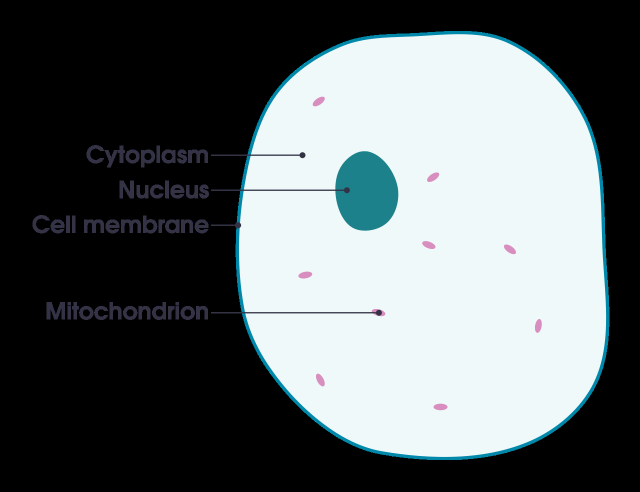
#> input picture samples/animal_cell.png, 1280 x 983 px (shown at 1/2 size)
$ python -i export.py   (imports and definitions only)
#> lines starting #> are read from the running program, lines starting #| are printed output that depends on the picture
"""Exporters: print-ready SVG (swell paper / embosser), preview SVG, heightmap, STL."""
from __future__ import annotations

import io
from xml.sax.saxutils import escape, quoteattr

import numpy as np
from PIL import Image, ImageDraw, ImageFilter
from shapely.geometry import box

from . import braille as br
from .tactile import (KEY_X, LEADER_W, MARGIN, OUTLINE_W, PAGE_H, PAGE_W, POINT_R, TEXTURE_NAMES,
                      TEXTURE_W, Scene, texture_area, texture_primitives)

KEY_COLS = 11  # braille cells per key line


# [15 lines left out: function _wrap, not called in this run]


def primitives(scene: Scene) -> dict:
    """Flatten the scene into drawable primitives (mm): shared by SVG + heightmap."""
    P = {"outlines": [], "tex_lines": [], "tex_dots": [], "lines": [], "points": [],
         "braille": [], "leaders": [], "ink": [], "dividers": []}
    els = sorted(scene.elements, key=lambda e: -e["geom"].area if e["kind"] == "region" else 0)
    for e in els:
        g = e["geom"]
        if e["kind"] == "region":
            tex = texture_primitives(e.get("texture"), texture_area(e, scene))
            P["tex_lines"] += [list(l.coords) for l in tex["lines"]]
            P["tex_dots"] += tex["dots"]
            P["outlines"].append({"id": e["id"], "coords": list(g.exterior.coords)})
        elif e["kind"] == "line":
            P["lines"] += [list(l.coords) for l in g.geoms]
        else:
            P["points"].append((g.x, g.y))
    for L in scene.labels:
        P["braille"] += br.dots(L.text, L.x, L.y)
        P["ink"].append((L.x, L.y + br.CELL_H + 3.2, L.ink if L.kind == "word" else f"{L.text} = {L.ink}"))
        if L.leader is not None:
            P["leaders"].append(list(L.leader.coords))
    # title
    P["braille"] += br.dots(scene.title, MARGIN, MARGIN - 2)
    P["ink"].append((MARGIN, MARGIN + br.CELL_H + 1.5, scene.title))
    # key panel
    if scene.key_rows:
        x0 = KEY_X
        P["dividers"].append([(x0 - 4, MARGIN + 12), (x0 - 4, PAGE_H - MARGIN)])
        y = MARGIN + 12
        P["braille"] += br.dots("key", x0, y)
        P["ink"].append((x0, y + br.CELL_H + 3, "KEY"))
        y += br.LINE_PITCH + 2
        for row in scene.key_rows:
            if y > PAGE_H - MARGIN - 8:
                break
            if row["texture"]:
                sw = box(x0, y - 0.3, x0 + 10, y + 7)
                tex = texture_primitives(row["texture"], sw.buffer(-1.0))
                P["tex_lines"] += [list(l.coords) for l in tex["lines"]]
                P["tex_dots"] += tex["dots"]
                P["outlines"].append({"id": "swatch", "coords": list(sw.exterior.coords)})
            if row["key"]:
                P["braille"] += br.dots(row["key"], x0 + 13, y)
            lines = _wrap(row["name"], KEY_COLS)
            for i, ln in enumerate(lines):
                P["braille"] += br.dots(ln, x0 + 13 + 2 * br.CELL_PITCH + 0.5, y + i * br.LINE_PITCH)
            tex_note = f" ({TEXTURE_NAMES[row['texture']]})" if row["texture"] else ""
            P["ink"].append((x0 + 13, y + br.CELL_H + 2.6,
                             f"{row['key'] + ' = ' if row['key'] else ''}{row['name']}{tex_note}"))
            y += br.LINE_PITCH * len(lines) + 3
    return P


# ------------------------------------------------------------------ SVG
def _path(coords, close=False):
    s = "M" + " L".join(f"{x:.2f} {y:.2f}" for x, y in coords)
    return s + (" Z" if close else "")


# [31 lines left out: function to_svg, not called in this run]


# ------------------------------------------------------------------ heightmap
def heightmap(scene: Scene, px_per_mm: int = 4) -> np.ndarray:
    """Greyscale relief: 0 = paper, 255 = highest. Same geometry as the SVG."""
    P = primitives(scene)
    W, H = int(PAGE_W * px_per_mm), int(PAGE_H * px_per_mm)
    im = Image.new("L", (W, H), 0)
    d = ImageDraw.Draw(im)
    s = px_per_mm

    def pts(c):
        return [(x * s, y * s) for x, y in c]

    for c in P["tex_lines"]:
        d.line(pts(c), fill=150, width=max(1, round(TEXTURE_W * s)))
    for x, y in P["tex_dots"]:
        r = 0.75 * s
        d.ellipse((x * s - r, y * s - r, x * s + r, y * s + r), fill=160)
    for c in P["leaders"] + P["dividers"]:
        d.line(pts(c), fill=190, width=max(1, round(LEADER_W * s)))
    for ol in P["outlines"]:
        d.line(pts(ol["coords"]), fill=235, width=max(2, round(OUTLINE_W * s)), joint="curve")
    for c in P["lines"]:
        d.line(pts(c), fill=235, width=max(2, round(OUTLINE_W * s)), joint="curve")
    for x, y in P["points"]:
        r = POINT_R * s
        d.ellipse((x * s - r, y * s - r, x * s + r, y * s + r), fill=235)
    im = im.filter(ImageFilter.GaussianBlur(0.35 * s))
    # braille dots as domes (drawn after blur so they stay crisp)
    dome = Image.new("L", (W, H), 0)
    dd = ImageDraw.Draw(dome)
    for x, y in P["braille"]:
        for k, v in ((1.0, 140), (0.7, 200), (0.4, 255)):
            r = br.DOT_R * s * k
            dd.ellipse((x * s - r, y * s - r, x * s + r, y * s + r), fill=v)
    arr = np.maximum(np.asarray(im), np.asarray(dome))
    return arr


# [41 lines left out: functions png_bytes, to_stl, not called in this run]

>>> import cv2
>>> picture = cv2.imread('../samples/animal_cell.png', cv2.IMREAD_GRAYSCALE)
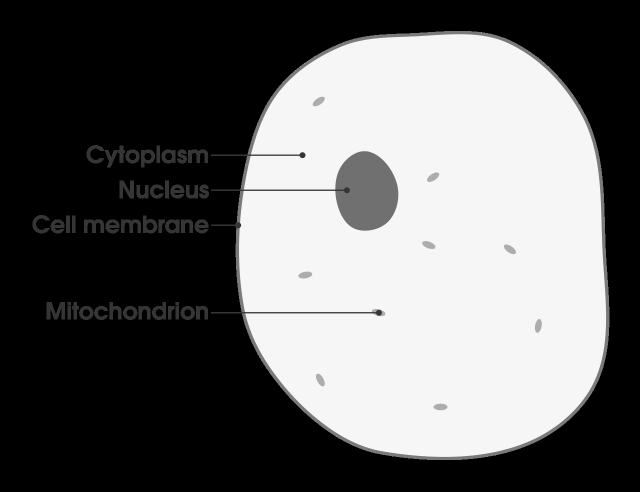
#> picture: shape (983, 1280) (shown at 1/2 size); min 0, max 246, mean 102.5
>>> result = heightmap(picture)
#> (the run stopped early here; a loop or call above may not have finished)

$ run again, on samples/human_heart.png
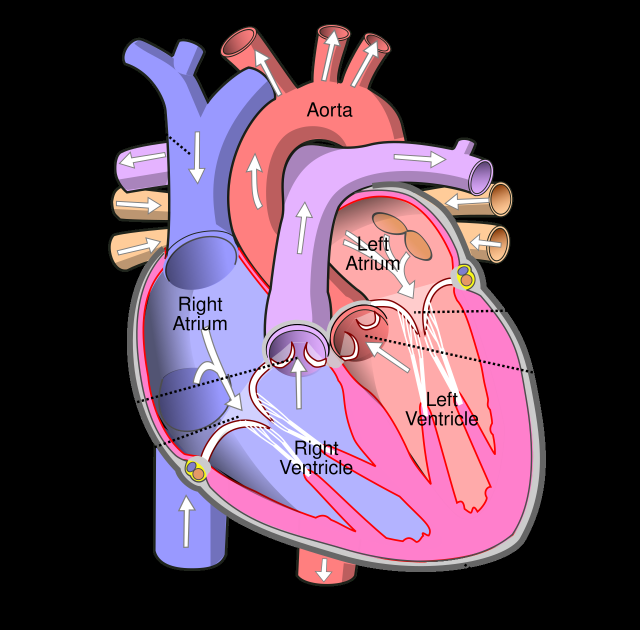
#> input picture samples/human_heart.png, 1280 x 1259 px (shown at 1/2 size)
#> `picture = cv2.imread('../samples/animal_cell.png', cv2.IMREAD_GRAYSCALE)`:
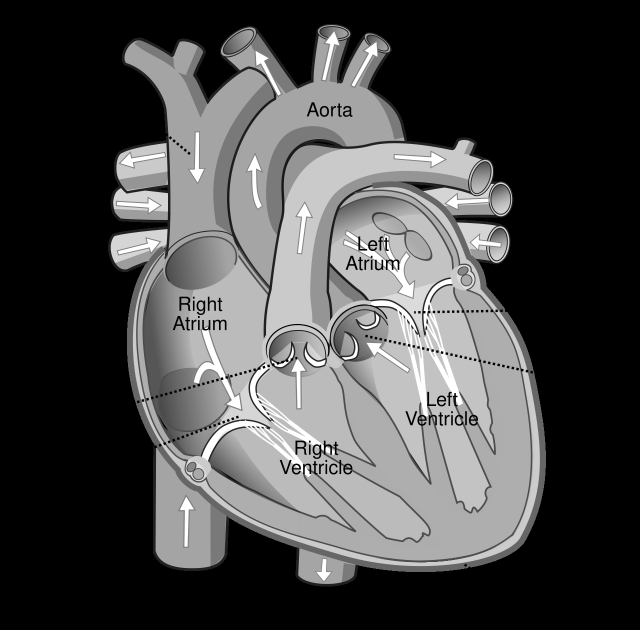
#> picture: shape (1259, 1280) (shown at 1/2 size); min 0, max 255, mean 73.3

$ run again, on samples/plant_cell.png
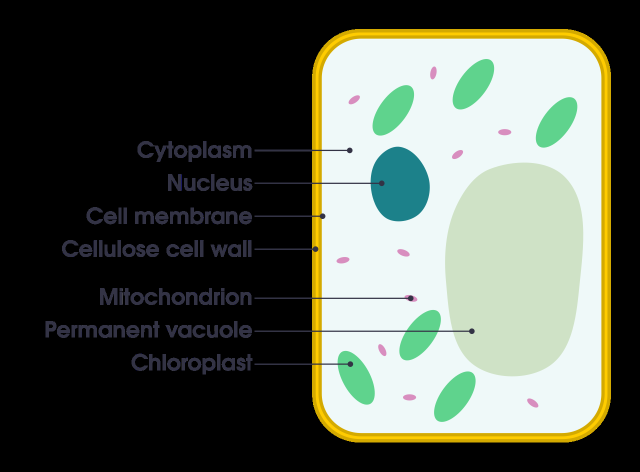
#> input picture samples/plant_cell.png, 1280 x 944 px (shown at 1/2 size)
#> `picture = cv2.imread('../samples/animal_cell.png', cv2.IMREAD_GRAYSCALE)`:
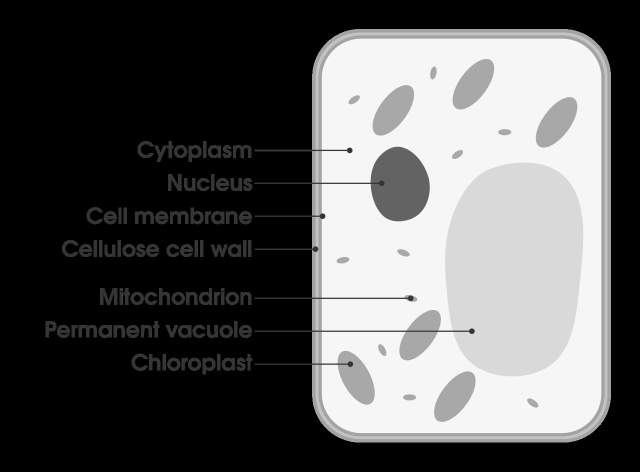
#> picture: shape (944, 1280) (shown at 1/2 size); min 0, max 246, mean 91
